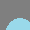

Below is a game level as drawn by its tile map, then a one-line description and the .tmx that defines it (tile-layer data replaced by summaries):
An orthogonal 1x1 tile map with 30x30 px tiles, 1 tile layer (块层 1).

<map version="1.0" orientation="orthogonal" renderorder="right-down" width="1" height="1" tilewidth="30" tileheight="30">
 <tileset firstgid="1" name="zhangaiwu02" tilewidth="30" tileheight="30">
  <image source="zhangaiwu02.png" trans="fff0d8" width="60" height="90" />
 </tileset>
 <layer name="块层 1" width="1" height="1">
  <data>[1 cells, 1 non-empty, 1 distinct tile ids]</data>
 </layer>
</map>
